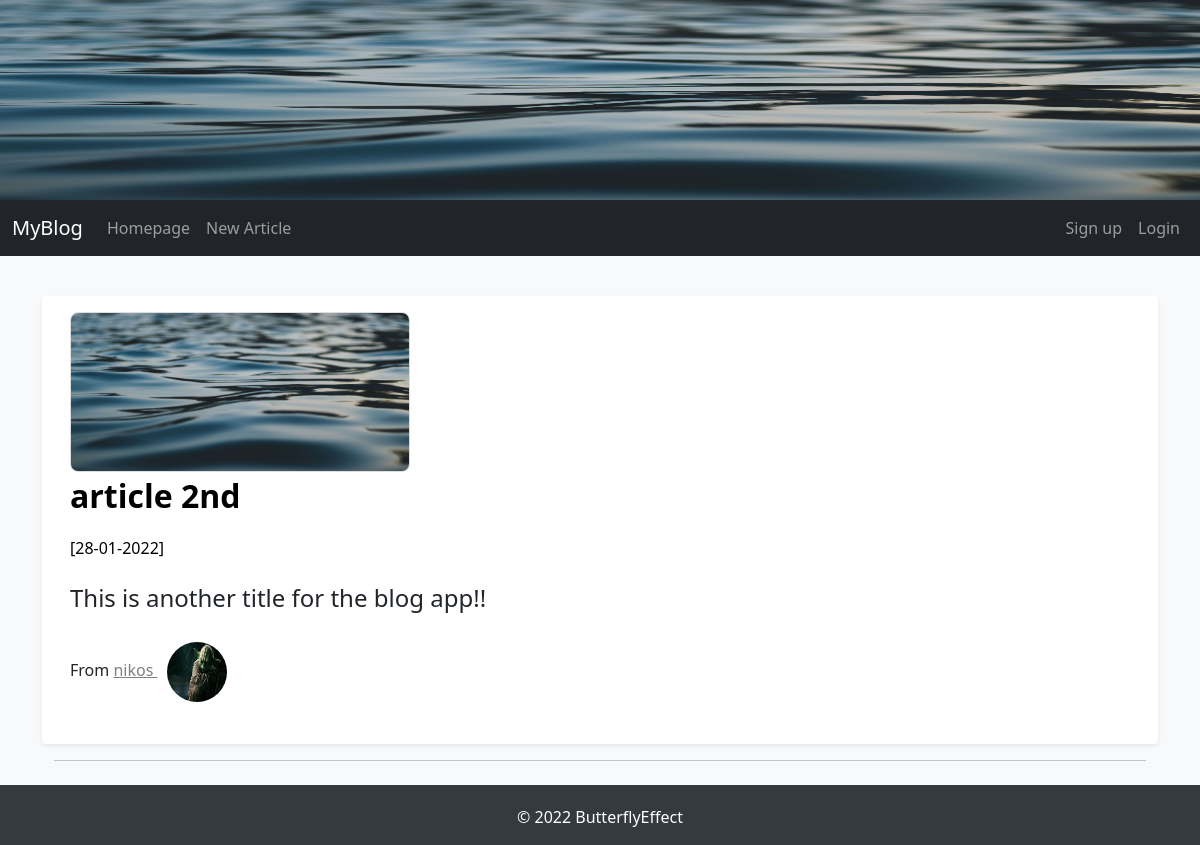
/full_article/2, run on the app's committed database.
### FlaskBlogApp/models.py (models this page shows, shortened)
class Article(db.Model):
    id = db.Column(db.Integer, primary_key=True)
    article_title = db.Column(db.String(50), nullable=False)
    article_body = db.Column(db.Text(), nullable=False)
    article_image = db.Column(db.String(30), nullable=False, default='default_article_image.jpg')
    date_created = db.Column(db.DateTime, nullable=False, default=datetime.utcnow)
    user_id = db.Column(db.Integer, db.ForeignKey('user.id'), nullable=False)

class User(db.Model, UserMixin):
    id = db.Column(db.Integer, primary_key=True)
    username = db.Column(db.String(15), unique=True, nullable=False)
    email = db.Column(db.String(150), unique=True, nullable=False)
    password = db.Column(db.String(36), nullable=False)
    profile_image = db.Column(db.String(30), default='default_profile_image.jpg')
    articles = db.relationship('Article', backref='author', lazy=True)

### FlaskBlogApp/routes.py (the view)
@app.route("/full_article/<int:article_id>",methods=['GET'])
def full_article(article_id):
    article = Article.query.get_or_404(article_id)
    return render_template("full_article.html", article=article)

### FlaskBlogApp/templates/full_article.html (shortened to what this page needs)
{% extends "base.html" %}
{% block content %}
<main role="main" class="container">
{% if article %}
	        <div class="row my-3 p-3 bg-body rounded shadow-sm">
          <div class="col col-md-12">
            {% if article.article_image %}
              <img src="{{ url_for('static', filename='images/articles_images/'+article.article_image) }}" alt="" class="img-responsive a_image" width="340px" height="160px">
            {% endif %}
          </div>
          <div class="col col-md-12">
            <p class="main-article-title">
             {{ article.article_title | safe }}
            </p>
            <small class="article_date">[{{ article.date_created.strftime('%d-%m-%Y') }}]</small>
            <p class="main-article-partial-text">
              {{ article.article_body | safe }}
            </p>
            <p class="">From
              <span>
                <a class="author-name" href="{{url_for('articles_by_author',author_id=article.author.id) }}"> {{ article.author.username }}
                  <img class="rounded-circle profile-image" alt="{{ article.author.username }}" src="{{ url_for('static', filename='images/profiles_images/'+article.author.profile_image) }}" data-holder-rendered="true" data-bs-toggle="tooltip" data-bs-placement="top" title="{{ article.author.username }}">
                </a>
              </span>
            </p>
          </div>
        </div>
        <hr>
{% endif %}
</main>
{% endblock content %}

### FlaskBlogApp/static/css/styles.css (style rules this page uses)
body { background-color: #f8f9fa; }
.container { margin-top: 20px; }
.main-article-title { font-size: 2em; font-weight: bold; text-decoration: none; color: black; }
.article_date,.article_date:hover { font-size: 1em; color: black; }
.main-article-partial-text,.main-article-full-text { font-size: 1.5em; margin-top: 20px; }
.author-name:link { color: gray; }
.main-article-category:hover,div.main-article-title:hover,.author-name { text-decoration: underline; color: black; }
.row { margin-top: 20px; }
.profile-image { width: 60px; height: 60px; margin: 10px; }
.a_image { border: 1px solid #ddd; border-radius: 8px; }

### data on the page
Article: article_image (placeholder picture), article_title "article 2nd", date_created "28-01-2022", article_body "This is another title for the blog app!!"
User: author.username "nikos", profile_image (picture)
